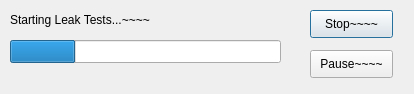
<?xml version="1.0" encoding="UTF-8"?>
<ui version="4.0">
 <class>ProgressDialog</class>
 <widget class="QDialog" name="ProgressDialog">
  <property name="geometry">
   <rect>
    <x>0</x>
    <y>0</y>
    <width>414</width>
    <height>94</height>
   </rect>
  </property>
  <property name="windowTitle">
   <string>Resource Leak Tests~~~~~</string>
  </property>
  <property name="modal">
   <bool>true</bool>
  </property>
  <widget class="QLabel" name="RunTestsLabel">
   <property name="geometry">
    <rect>
     <x>10</x>
     <y>10</y>
     <width>166</width>
     <height>20</height>
    </rect>
   </property>
   <property name="text">
    <string>Starting Leak Tests...~~~~</string>
   </property>
  </widget>
  <widget class="QProgressBar" name="RunTestsProgressBar">
   <property name="geometry">
    <rect>
     <x>10</x>
     <y>40</y>
     <width>271</width>
     <height>23</height>
    </rect>
   </property>
   <property name="value">
    <number>24</number>
   </property>
   <property name="textVisible">
    <bool>false</bool>
   </property>
  </widget>
  <widget class="QPushButton" name="StopPushButton">
   <property name="geometry">
    <rect>
     <x>310</x>
     <y>10</y>
     <width>83</width>
     <height>28</height>
    </rect>
   </property>
   <property name="text">
    <string>Stop~~~~</string>
   </property>
  </widget>
  <widget class="QPushButton" name="PausePushButton">
   <property name="geometry">
    <rect>
     <x>310</x>
     <y>50</y>
     <width>83</width>
     <height>28</height>
    </rect>
   </property>
   <property name="text">
    <string>Pause~~~~</string>
   </property>
  </widget>
 </widget>
 <resources/>
 <connections/>
</ui>
